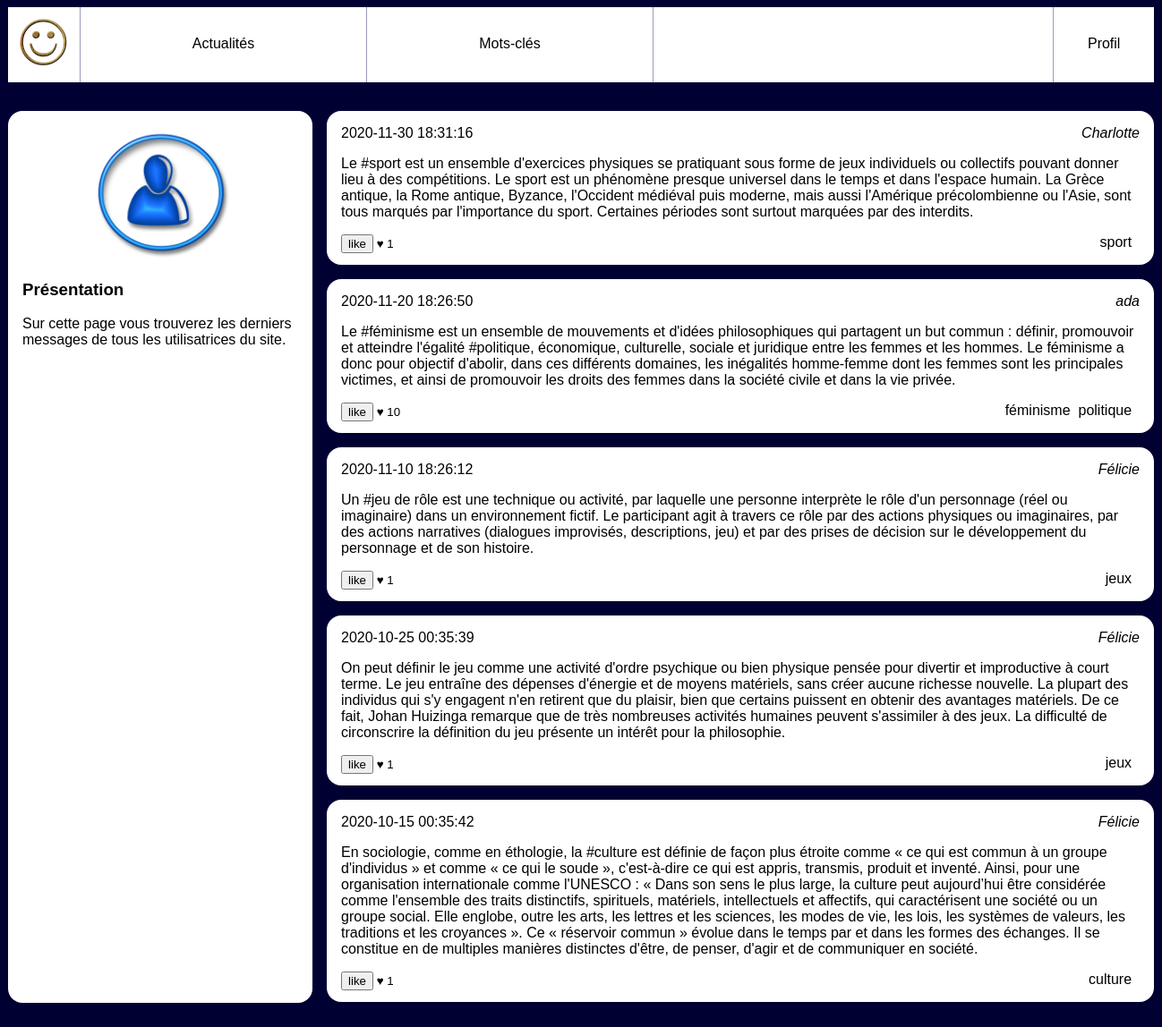
The page /src/news.php on the database its author committed.
### tables this page shows
CREATE TABLE IF NOT EXISTS `posts` (
  `id` INT UNSIGNED NOT NULL AUTO_INCREMENT,
  `user_id` INT UNSIGNED NOT NULL,
  `content` TEXT NOT NULL,
  `created` DATETIME NOT NULL,
  `parent_id` INT UNSIGNED NULL,
  PRIMARY KEY (`id`),
  INDEX `fk_posts_users_idx` (`user_id` ASC),
  INDEX `fk_posts_posts1_idx` (`parent_id` ASC),
  CONSTRAINT `fk_posts_users`
    FOREIGN KEY (`user_id`)
    REFERENCES `users` (`id`)
    ON DELETE NO ACTION
    ON UPDATE NO ACTION,
  CONSTRAINT `fk_posts_posts1`
    FOREIGN KEY (`parent_id`)
    REFERENCES `posts` (`id`)
    ON DELETE NO ACTION
    ON UPDATE NO ACTION);

CREATE TABLE IF NOT EXISTS `users` (
  `id` INT UNSIGNED NOT NULL AUTO_INCREMENT,
  `email` VARCHAR(255) NOT NULL,
  `password` VARCHAR(255) NOT NULL,
  `alias` VARCHAR(255) NOT NULL,
  PRIMARY KEY (`id`),
  UNIQUE INDEX `email_UNIQUE` (`email` ASC),
  UNIQUE INDEX `alias_UNIQUE` (`alias` ASC));

### src/news.php (the view, shortened to what this page needs)
<!doctype html>
<html lang="fr">
    <head>
        <link rel="stylesheet" href="style.css"/>
    </head>
    <body>
        <header>
            <a href='admin.php'><img src="resoc.jpg" alt="Logo de notre réseau social"/></a>
            <?php
                include("menu.php");
            ?>
        </header>
        <div id="wrapper">
            <aside>
                <img src="user.jpg" alt="Portrait de l'utilisatrice"/>
                <section>
                    <h3>Présentation</h3>
                    <p>Sur cette page vous trouverez les derniers messages de
                        tous les utilisatrices du site.</p>
                </section>
            </aside>
            <main>
                <?php
                $mysqli = new mysqli("localhost:3306", "root", "root", "socialnetwork");
                $mysqli->set_charset("utf8mb4");
                $laQuestionEnSql = "SELECT `posts`.`content`,"
                        . "`posts`.`created`,"
                        . "`users`.`alias` as author_name,  "
                        . "`posts`.`id` as post_id,  "
                        . "count(`likes`.`id`) as like_number,  "
                        . "GROUP_CONCAT(DISTINCT `tags`.`label`) AS taglist "
                        . "FROM `posts`"
                        . "JOIN `users` ON  `users`.`id`=`posts`.`user_id`"
                        . "LEFT JOIN `posts_tags` ON `posts`.`id` = `posts_tags`.`post_id`  "
                        . "LEFT JOIN `tags`       ON `posts_tags`.`tag_id`  = `tags`.`id` "
                        . "LEFT JOIN `likes`      ON `likes`.`post_id`  = `posts`.`id` "
                        . "GROUP BY `posts`.`id`"
                        . "ORDER BY `posts`.`created` DESC  "
                        . "LIMIT 5";
                $lesInformations = $mysqli->query($laQuestionEnSql);
                while ($post = $lesInformations->fetch_assoc())
                {
                    ?>
                    <article>
                        <h3>
                            <time><?php echo $post['created'] ?></time>
                        </h3>
                        <address><?php echo $post['author_name'] ?></address>
                        <div>
                            <p><?php echo $post['content'] ?></p>
                        </div>
                        <footer>
                            <small><form action="news.php" method="post">
                             <input type="submit" value="like">
                                ♥ <?php echo $post['like_number'] ?>
                             </form></small>
                            <?php $tags = explode (",", $post['taglist']);
                                foreach ($tags as $singlevalue) {
                                echo "<a href=''>".$singlevalue."</a> &nbsp;";
                                }
                            ?>
                        </footer>
                    </article>
                    <?php
                }
                ?>
            </main>
        </div>
    </body>
</html>

### src/style.css (style rules this page uses)
body { background-color: #003; font-family: Arial; }
a { text-decoration: none; color:black; }
body>header { background-color: #fff; display:flex; width:80em; margin:0 auto 2em auto; padding:0; }
body>header img { height:5em; }
#wrapper { display:flex; width:80em; margin:0 auto 2em auto; }
#wrapper aside { background-color: #fff; flex:1; padding:1em; border-radius: 1em; }
#wrapper aside img { display: block; width:50%; margin:auto; }
#wrapper main { flex:3; padding-left:1em; height: 80vh; overflow-y: scroll; }
#wrapper main article { background-color: #fff; padding:1em; margin-bottom: 1em ; border-radius: 1em; }
#wrapper main article h3 { margin:0; padding:0; font-weight: normal; font-size:1em; }
#wrapper main article time { float:left; }
#wrapper main article address { text-align: right; margin-bottom: 1em; }
#wrapper main article p { margin:0; }
#wrapper main article footer { margin-top: 1em; text-align: right; }
#wrapper main article footer small { float:left; }

### rows shown on the page
posts: created "2020-11-30 18:31:16", user.alias "Charlotte", content "Le #sport est un ensemble d'exercices physiques se pratiquant sous forme de jeux individuels ou collectifs pouvant donner lieu à des compétitions. Le sport est un phénomène presque universel dans le temps et dans l'espace humain. La Grèce antique, la Rome antique, Byzance, l'Occident médiéval puis moderne, mais aussi l'Amérique précolombienne ou l'Asie, sont tous marqués par l'importance du sport. Certaines périodes sont surtout marquées par des interdits.", like_number "1", singlevalue "sport"
posts: created "2020-11-20 18:26:50", user.alias "ada", content "Le #féminisme est un ensemble de mouvements et d'idées philosophiques qui partagent un but commun : définir, promouvoir et atteindre l'égalité #politique, économique, culturelle, sociale et juridique entre les femmes et les hommes. Le féminisme a donc pour objectif d'abolir, dans ces différents domaines, les inégalités homme-femme dont les femmes sont les principales victimes, et ainsi de promouvoir les droits des femmes dans la société civile et dans la vie privée.", like_number "10", singlevalue "féminisme", singlevalue "politique"
posts: created "2020-11-10 18:26:12", user.alias "Félicie", content "Un #jeu de rôle est une technique ou activité, par laquelle une personne interprète le rôle d'un personnage (réel ou imaginaire) dans un environnement fictif. Le participant agit à travers ce rôle par des actions physiques ou imaginaires, par des actions narratives (dialogues improvisés, descriptions, jeu) et par des prises de décision sur le développement du personnage et de son histoire.", like_number "1", singlevalue "jeux"
posts: created "2020-10-25 00:35:39", user.alias "Félicie", content "On peut définir le jeu comme une activité d'ordre psychique ou bien physique pensée pour divertir et improductive à court terme. Le jeu entraîne des dépenses d'énergie et de moyens matériels, sans créer aucune richesse nouvelle. La plupart des individus qui s'y engagent n'en retirent que du plaisir, bien que certains puissent en obtenir des avantages matériels. De ce fait, Johan Huizinga remarque que de très nombreuses activités humaines peuvent s'assimiler à des jeux. La difficulté de circonscrire la définition du jeu présente un intérêt pour la philosophie.", like_number "1", singlevalue "jeux"
posts: created "2020-10-15 00:35:42", user.alias "Félicie", content "En sociologie, comme en éthologie, la #culture est définie de façon plus étroite comme « ce qui est commun à un groupe d'individus » et comme « ce qui le soude », c'est-à-dire ce qui est appris, transmis, produit et inventé. Ainsi, pour une organisation internationale comme l'UNESCO : « Dans son sens le plus large, la culture peut aujourd’hui être considérée comme l'ensemble des traits distinctifs, spirituels, matériels, intellectuels et affectifs, qui caractérisent une société ou un groupe social. Elle englobe, outre les arts, les lettres et les sciences, les modes de vie, les lois, les systèmes de valeurs, les traditions et les croyances ». Ce « réservoir commun » évolue dans le temps par…", like_number "1", singlevalue "culture"
